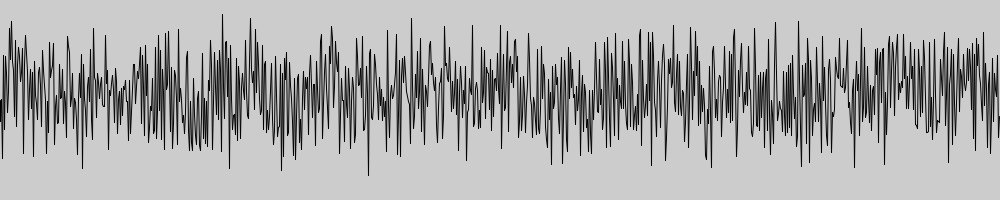
Frame 1 (no input)
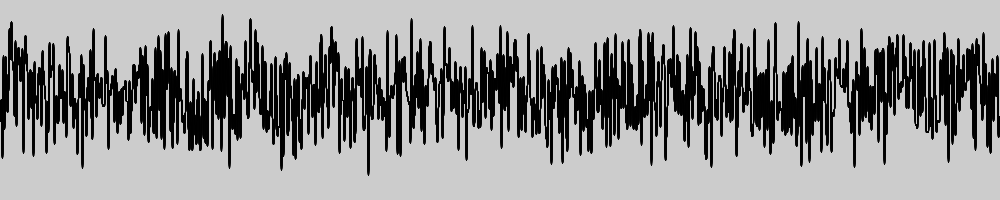
Frame 60 (the mouse pressed at the canvas centre just before this capture)
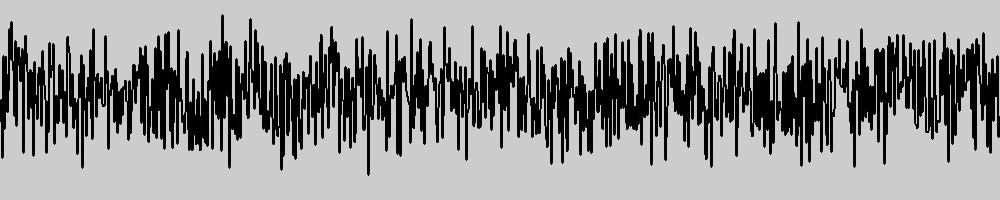
Frame 120 (the mouse held since frame 60 and released just before this capture)

The Processing sketch that drew these frames (run headless with seeded random() and noise(); from frame 60 on, the mouse is pressed at the canvas centre):

// Processing sketch: PerlinNoise
// ── PerlinNoise.pde

void setup() {
  size(1000, 200);
}


int normalize(float x){
  return int(200 * (x - 1) +200);
}

PVector previous = new PVector(0,100);

void draw() {
  previous.x = 0;
  previous.y = 100;
  
  for (int x = 0; x < 1000; x++) {
    fill(255);
    float a  = (noise(x)); //<>//
    println(a);
    int y = normalize(noise(x));
    line(previous.x, previous.y ,x, y);
    previous.x = x;
    previous.y = y;
  }
}
